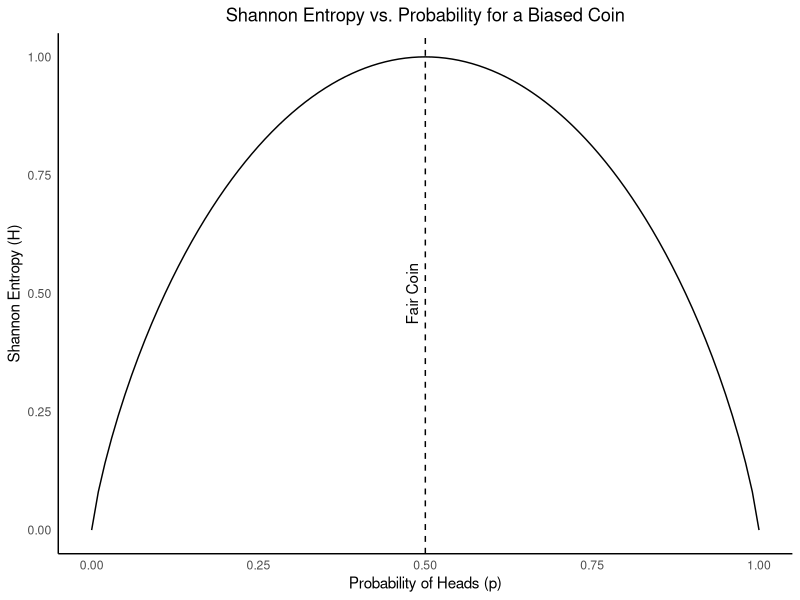
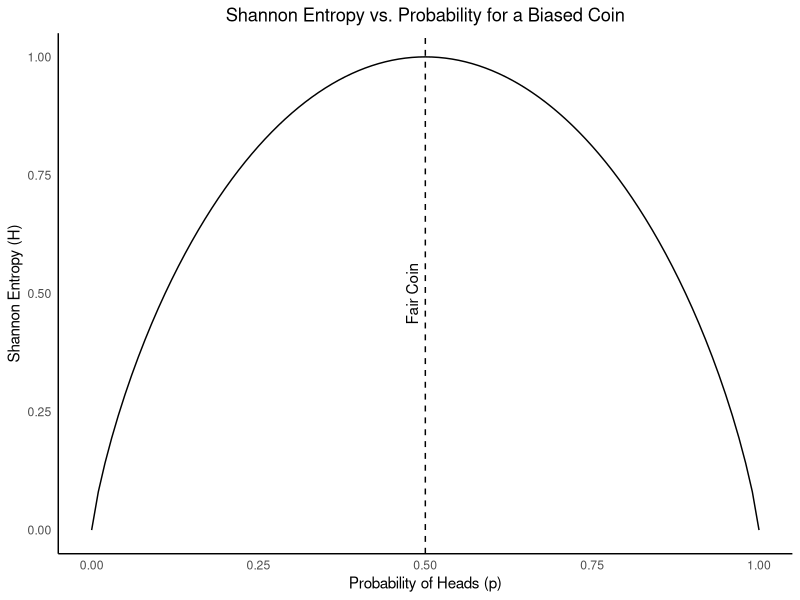

Recreate these plots in R, in order.
library(ggplot2)

# Function to plot Shannon entropy for a biased coin
plot_shannon_entropy <- function(output_file = "shannon_entropy_plot.png") {
  # Create a sequence of probabilities from 0 to 1
  p <- seq(0, 1, by = 0.01)
  
  # Compute Shannon entropy for a biased coin with probability p and 1-p
  H <- -p * log2(p) - (1 - p) * log2(1 - p)
  H[is.na(H)] <- 0 # Replace NaN values (due to log2(0)) with 0
  
  # Create a data frame for plotting
  data <- data.frame(p = p, H = H)
  
  # Plot using ggplot
  plot <- ggplot(data, aes(x = p, y = H)) +
    geom_line(color = "black") +
    theme_minimal() +
    labs(x = "Probability of Heads (p)", 
         y = "Shannon Entropy (H)", 
         title = "Shannon Entropy vs. Probability for a Biased Coin") +
    geom_vline(xintercept = 0.5, linetype = "dashed") +
    annotate(
      "text",
      x = 0.48,
      y = max(H) / 2,
      label = "Fair Coin",
      angle = 90,
      hjust = 0.5,
      vjust = 0.5
    ) +
    theme(
      plot.title = element_text(hjust = 0.5),
      panel.grid.major = element_blank(),
      panel.grid.minor = element_blank(),
      axis.line = element_line(color = "black")
    )
  
  print(plot)
  
  # Save the plot
  ggsave(filename = output_file, plot = plot, width = 6, height = 4, dpi = 300)
}

# Example usage:
plot_shannon_entropy("shannon_entropy_plot.png")
